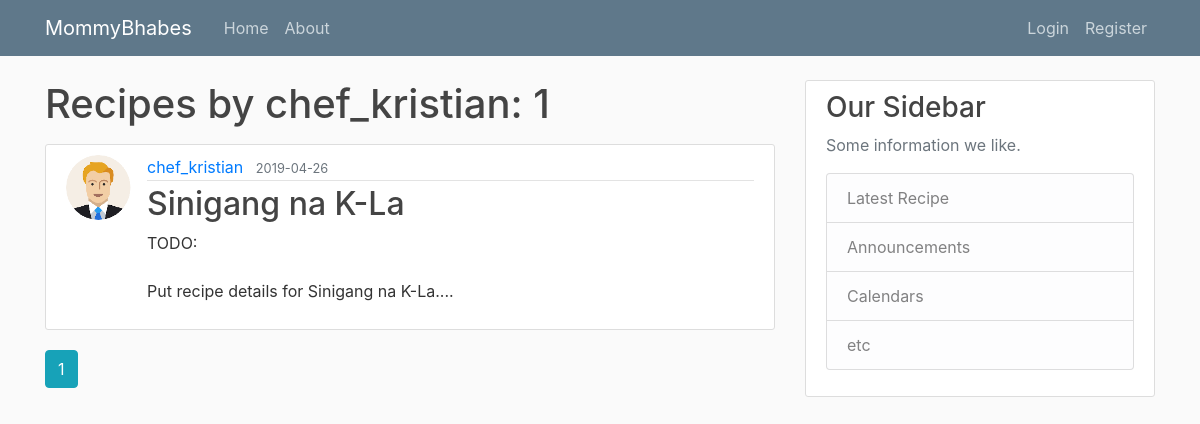
Screenshot of /user/chef_kristian with the database file from the repository.
### flask_1/models.py (models this page shows, shortened)
class User(db.Model, UserMixin):
    id = db.Column(db.Integer, primary_key=True)
    username = db.Column(db.String(20), unique=True, nullable=False)
    email = db.Column(db.String(120), unique=True, nullable=False)
    image_file = db.Column(db.String(20), nullable=False, default='default.jpg')
    password = db.Column(db.String(60), nullable=False)
    recipes = db.relationship('Recipe', backref='author', lazy=True)

class Recipe(db.Model):
    id = db.Column(db.Integer, primary_key=True)
    title = db.Column(db.String(100), nullable=False)
    date_posted = db.Column(db.DateTime, nullable=False, default=datetime.utcnow)
    content = db.Column(db.Text(100), nullable=False)
    user_id = db.Column(db.Integer, db.ForeignKey('user.id'), nullable=False)

### flask_1/users/routes.py (the view)
@users.route("/user/<string:username>")
def user_recipes(username):
    page = request.args.get('page', 1, type=int)
    user = User.query.filter_by(username=username).first_or_404()
    recipes = Recipe.query.filter_by(author=user)\
        .order_by(Recipe.date_posted.desc())\
        .paginate(page=page, per_page=5)
    return render_template('user_recipe.html', recipes=recipes, user=user)

### flask_1/templates/user_recipe.html
{% extends "layout.html" %}
{% block content %}
    <h1 class="mb-3">Recipes by {{ user.username }}: {{ recipes.total }}</h1>
    {% for recipe in recipes.items %}
        <article class="media content-section">
            <img class="rounded-circle article-img" src="{{ url_for('static', filename='profile_pics/' + recipe.author.image_file) }}">
            <div class="media-body">
              <div class="article-metadata">
                <a class="mr-2" href="{{ url_for('users.user_recipes', username=user.username)}}">{{ recipe.author.username }}</a>
                <small class="text-muted">{{ recipe.date_posted.strftime('%Y-%m-%d') }}</small>
              </div>
              <h2><a class="article-title" href="{{ url_for('recipes.recipe', recipe_id=recipe.id) }}">{{ recipe.title }}</a></h2>
              <p class="article-content">{{ recipe.content }}</p>
            </div>
          </article>
    {% endfor %}
    {% for page_num in recipes.iter_pages(left_edge=1, right_edge=1, left_current=1, right_current=2) %}
        {% if page_num %}
            {% if recipes.page == page_num %}
                <a class="btn btn-info mb-4" href="{{ url_for('users.user_recipes', username=user.username, page=page_num)}}">{{ page_num }}</a>
            {% else %}
                <a class="btn btn-outline-info mb-4" href="{{ url_for('users.user_recipes', username=user.username, page=page_num)}}">{{ page_num }}</a>
            {% endif %}
        {% else %}
            ...
        {% endif %}
    {% endfor %}
{% endblock content %}

### flask_1/static/main.css (style rules this page uses)
body { background: #fafafa; color: #333333; margin-top: 5rem; }
h1, h2, h3, h4, h5, h6 { color: #444444; }
.content-section { background: #ffffff; padding: 10px 20px; border: 1px solid #dddddd; border-radius: 3px; margin-bottom: 20px; }
.article-title { color: #444444; }
.article-content { white-space: pre-line; }
.article-img { height: 65px; width: 65px; margin-right: 16px; }
.article-metadata { padding-bottom: 1px; margin-bottom: 4px; border-bottom: 1px solid #e3e3e3 }

### rows the page displays
User: username "chef_kristian"
Recipe: image_file (picture), author.username "chef_kristian", date_posted "2019-04-26", title "Sinigang na K-La", content "TODO: Put recipe details for Sinigang na K-La...."

### other values shown
{{ recipes.total }} "1"
{{ page_num }} "1"
